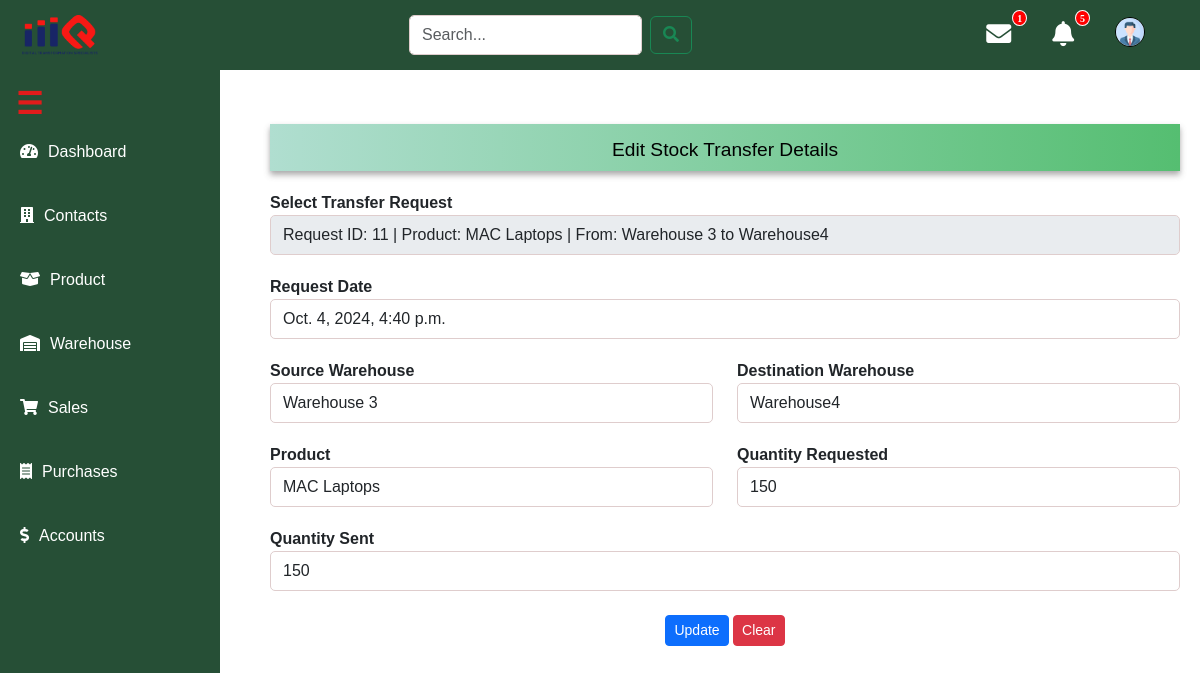
Screenshot of /stock_transfer_send/edit/6/ with the database file from the repository.
### IMS_Admin/models.py (models this page shows, shortened)
class StockTransferSend(models.Model):
    transfer_request = models.ForeignKey(StockTransferRequest, on_delete=models.CASCADE, related_name='sends')
    source_warehouse = models.ForeignKey(Warehouse, on_delete=models.CASCADE, related_name='outgoing_transfers')
    destination_warehouse = models.ForeignKey(Warehouse, on_delete=models.CASCADE, related_name='incoming_transfers')
    product = models.ForeignKey(Product, on_delete=models.CASCADE)
    quantity_requested = models.IntegerField()
    quantity_sent = models.PositiveIntegerField()
    send_date = models.DateTimeField(auto_now_add=True)

class StockTransferRequest(models.Model):
    source_warehouse = models.ForeignKey(Warehouse, on_delete=models.CASCADE, related_name='outgoing_requests')
    destination_warehouse = models.ForeignKey(Warehouse, on_delete=models.CASCADE, related_name='incoming_requests')
    product = models.ForeignKey(Product, on_delete=models.CASCADE)
    quantity = models.PositiveIntegerField()
    status = models.CharField(max_length=20, choices=[('Pending', 'Pending'), ('Approved', 'Approved'), ('Rejected', 'Rejected')], default='Pending')
    request_date = models.DateTimeField(auto_now_add=True)
    fulfilled_date = models.DateTimeField(null=True, blank=True)

class Warehouse(models.Model):
    name = models.CharField(max_length=255, unique=True)  # Name of the warehouse
    location = models.TextField()  # Location/address of the warehouse
    capacity = models.IntegerField()  # Capacity of the warehouse (e.g., max number of units it can store)
    current_stock = models.IntegerField(default=0)  # Current stock level in the warehouse
    manager_name = models.ForeignKey(Employee, on_delete=models.CASCADE)  # Name of the warehouse manager
    manager_contact = models.CharField(max_length=20)  # Contact number of the manager
    email = models.EmailField(null=True, blank=True)  # Email of the manager
    contact_number = models.CharField(max_length=20, null=True, blank=True)  # Main contact number for the warehouse
    notes = models.TextField(null=True, blank=True)  # Additional notes or comments about the warehouse

class Product(models.Model):
    product_id = models.CharField(max_length=10, unique=True, primary_key=True)
    category = models.ForeignKey(Category, on_delete=models.CASCADE, to_field="id")
    product_name = models.CharField(max_length=255)
    sku = models.CharField(max_length=100)
    unit = models.CharField(max_length=50, default="Piece")
    weight = models.DecimalField(max_digits=10, decimal_places=2, null=True, blank=True)
    weight_unit = models.CharField(max_length=10, default="kg")
    length = models.DecimalField(max_digits=10, decimal_places=2, null=True, blank=True)
    width = models.DecimalField(max_digits=10, decimal_places=2, null=True, blank=True)
    height = models.DecimalField(max_digits=10, decimal_places=2, null=True, blank=True)
    dimension_unit = models.CharField(max_length=10, default="cm")
    cost_price = models.DecimalField(max_digits=10, decimal_places=2)
    selling_price = models.DecimalField(max_digits=10, decimal_places=2)
    supplier = models.ForeignKey(Supplier, on_delete=models.CASCADE, to_field="id")
    brand = models.ForeignKey(Brand, on_delete=models.CASCADE, to_field="id")
    hsn_code = models.CharField(max_length=255, unique=True)
    image = models.ImageField(upload_to="product_images/", null=True, blank=True)
    description = models.TextField()
    is_available = models.BooleanField(default=True)

### IMS_Admin/views.py (the view, shortened to what this page needs)
# urls.py: path('stock_transfer_send/edit/<int:id>/', edit_stock_transfer_send, name='edit_stock_transfer_send'),
def edit_stock_transfer_send(request, id):
    stock_transfer_send = get_object_or_404(StockTransferSend, pk=id)
    transfer_requests = StockTransferRequest.objects.all()
    return render(request, 'IMS_admin/edit_stock_transfer_send.html', {
        'stock_transfer_send': stock_transfer_send,
        'transfer_requests': transfer_requests,
    })

### IMS_Admin/context_processor.py (called while the page is built, shortened)
def session_data(request):
    user_data = {
        'userid': None,
        'username': None,
        'emailid': None,
        'department': None,
        'phone_number': None,
        'first_name': None,  # Adding first name separately for your use in templates
    }
    return {'emp': user_data}

### templates/IMS_admin/edit_stock_transfer_send.html (shortened to what this page needs)
{% include 'base/base.html' %}
{% load static %}
{% block content %}
<div class="container">
    <form id="transfer-request-form" method="post" action="{% url 'edit_stock_transfer_send' stock_transfer_send.id %}">
      <h4 class="section-title">Edit Stock Transfer Details</h4>
      <div class="form-group">
        <label for="transfer_request_id">Select Transfer Request</label>
        <select id="transfer_request_id" name="transfer_request_id" class="form-control" required disabled>
          <option value="{{ stock_transfer_send.transfer_request.id }}">
            Request ID: {{ stock_transfer_send.transfer_request.id }} | Product: {{ stock_transfer_send.product.product_name }} | From: {{ stock_transfer_send.source_warehouse.name }} to {{ stock_transfer_send.destination_warehouse.name }}
          </option>
        </select>
      </div>
      <div id="transfer-details">
        <div class="form-group">
          <label for="request_date">Request Date</label>
          <input type="text" class="form-control" id="request_date" name="request_date" value="{{ stock_transfer_send.transfer_request.request_date }}" readonly>
        </div>
        <div class="row">
          <div class="col-md-6">
            <div class="form-group">
              <label for="source_warehouse">Source Warehouse</label>
              <input type="text" class="form-control" id="source_warehouse" name="source_warehouse" value="{{ stock_transfer_send.source_warehouse.name }}" readonly>
            </div>
          </div>
          <div class="col-md-6">
            <div class="form-group">
              <label for="destination_warehouse">Destination Warehouse</label>
              <input type="text" class="form-control" id="destination_warehouse" name="destination_warehouse" value="{{ stock_transfer_send.destination_warehouse.name }}" readonly>
            </div>
          </div>
        </div>
        <div class="row">
          <div class="col-md-6">
            <div class="form-group">
              <label for="product_name">Product</label>
              <input type="text" class="form-control" id="product_name" name="product_name" value="{{ stock_transfer_send.product.product_name }}" readonly>
            </div>
          </div>
          <div class="col-md-6">
            <div class="form-group">
              <label for="quantity_requested">Quantity Requested</label>
              <input type="number" class="form-control" id="quantity_requested" name="quantity_requested" value="{{ stock_transfer_send.quantity_requested }}" readonly>
            </div>
          </div>
        </div>
        <div class="form-group">
          <label for="quantity_sent">Quantity Sent</label>
          <input type="number" class="form-control" id="quantity_sent" name="quantity_sent" value="{{ stock_transfer_send.quantity_sent }}" min="1" max="{{ stock_transfer_send.quantity_requested }}" required>
        </div>
        <div class="buttons mt-4">
          <button type="submit" class="btn btn-sm btn-primary mr-2">Update</button>
          <button type="reset" class="btn btn-sm btn-danger">Clear</button>
        </div>
      </div>
    </form>
  </div>
{% endblock %}

### static/css/base/base.css (style rules this page uses)
body { font-family: "Arial", sans-serif; margin: 0; padding: 0; }
body, .sidebar { -ms-overflow-style: none; scrollbar-width: none; }
.container { margin-left: 250px; padding: 20px; transition: all 0.3s ease; }

### templates/IMS_admin/edit_stock_transfer_send.html (style rules this page uses)
body { padding-left: 250px; }
.form-group { margin-bottom: 20px; }
label { font-weight: bold; }
.form-control { border-radius: 5px; height: 40px; border: 1px solid #dfcdcd; background-color: #ffffff; transition: border-color 0.2s ease-in-out; }
.container { margin: 80px 80px 30px 0px; padding-top: 50px; width: 100%; padding: 20px; }
select.form-control { width: 100%; height: 40px; }
.section-title { font-size: 1.2em; color: #000000; background: linear-gradient(90deg, rgb(176, 222, 208) 0%, rgb(85, 190, 113) 100%); padding-bottom: 10px; padding-top: 1.5%; margin-bottom: 20px; box-shadow: 0px 4px 6px rgba(73, 70, 70, 0.433), 0px 1px 3px rgba(95, 102, 126, 0.08); text-align: center; }
.buttons { text-align: center; }

### rows the page displays
StockTransferSend: request_date "Oct. 4, 2024, 4:40 p.m.", source_warehouse "Warehouse 3", destination_warehouse "Warehouse4", product_name "MAC Laptops", quantity_requested "150", quantity_sent "150"
